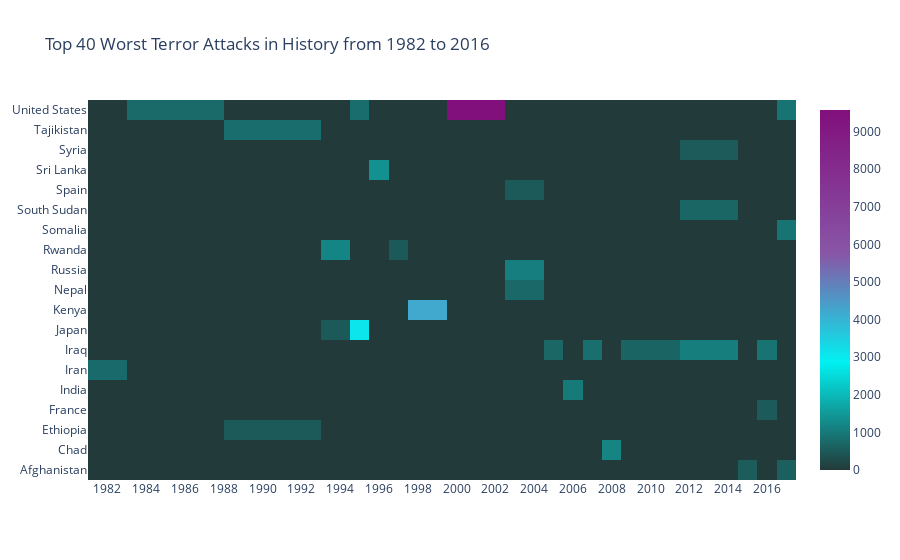

Notebook source saved alongside this figure:
### Code cell
import plotly.offline as py
py.init_notebook_mode(connected=True)
import plotly.graph_objs as go
colorscale = [[0, '#223a39'], [.3, '#01F1F1'],  [.6, '#8856a7'],  [1, '#810f7c']]
heatmap = go.Heatmap(z=heat.values, x=heat.columns, y=heat.index, colorscale=colorscale)
dat = [heatmap]
layout = go.Layout(
    title='Top 40 Worst Terror Attacks in History from 1982 to 2016',
    xaxis = dict(ticks='', nticks=20),
    yaxis = dict(ticks='')
)
fig = go.Figure(data=dat, layout=layout)
py.iplot(fig, filename='heatmap',show_link=False)

### Figure 1 — Plotly figure (JSON) as saved in the notebook; plotly's stock layout.template omitted (floating-point values rounded to 4 significant figures; data arrays with more than 128 entries replaced by an {"elided": "..."} marker saying what was removed)
{"data": [{"colorscale": [[0, "#223a39"], [0.3, "#01F1F1"], [0.6, "#8856a7"], [1, "#810f7c"]], "x": [1982, 1984, 1992, 1994, 1995, 1996, 1997, 1998, 2001, 2004, 2005, 2006, 2007, 2008, 2009, 2014, 2015, 2016, 2017], "y": ["Afghanistan", "Chad", "Ethiopia", "France", "India", "Iran", "Iraq", "Japan", "Kenya", "Nepal", "Russia", "Rwanda", "Somalia", "South Sudan", "Spain", "Sri Lanka", "Syria", "Tajikistan", "United States"], "z": {"elided": "19x19 float values"}, "type": "heatmap"}], "layout": {"title": {"text": "Top 40 Worst Terror Attacks in History from 1982 to 2016"}, "xaxis": {"nticks": 20, "ticks": "", "type": "linear", "range": [1981, 2018.0], "autorange": true}, "yaxis": {"ticks": "", "type": "category", "range": [-0.5, 18.5], "autorange": true}, "autosize": true}}
